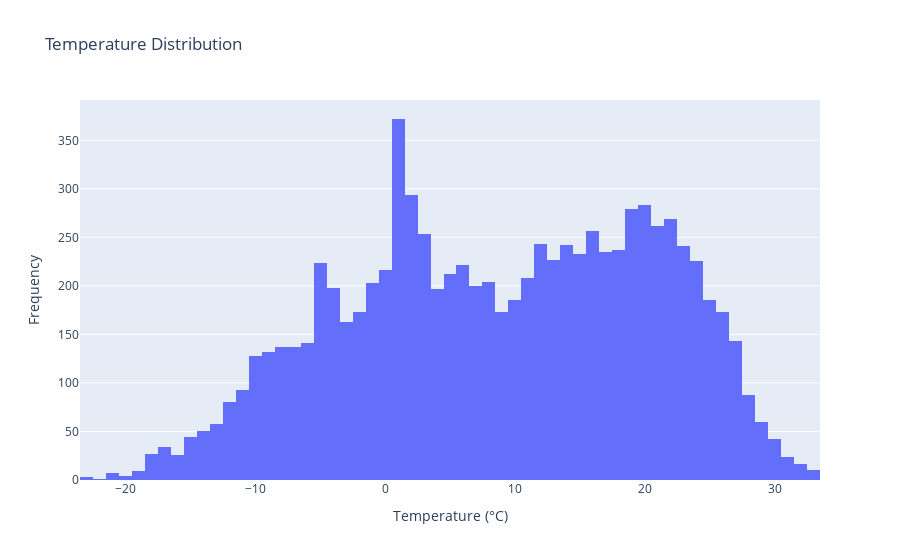

The cell this chart's notebook holds for it:
### Code cell
fig = px.histogram(df, x='Temp_C', nbins=100, title='Temperature Distribution')
fig.update_layout(xaxis_title='Temperature (°C)', yaxis_title='Frequency')
fig.show()

### Figure 1 — Plotly figure (JSON) as saved in the notebook; plotly's stock layout.template omitted (floating-point values rounded to 4 significant figures; data arrays with more than 128 entries replaced by an {"elided": "..."} marker saying what was removed)
{"data": [{"alignmentgroup": "True", "bingroup": "x", "hovertemplate": "Temp_C=%{x}<br>count=%{y}<extra></extra>", "legendgroup": "", "marker": {"color": "#636efa", "pattern": {"shape": ""}}, "name": "", "nbinsx": 100, "offsetgroup": "", "orientation": "v", "showlegend": false, "type": "histogram", "x": {"elided": "8784 float values"}, "xaxis": "x", "yaxis": "y"}], "layout": {"autosize": true, "barmode": "relative", "legend": {"tracegroupgap": 0}, "title": {"text": "Temperature Distribution"}, "xaxis": {"anchor": "y", "autorange": true, "domain": [0, 1], "range": [-23.5, 33.5], "title": {"text": "Temperature (°C)"}, "type": "linear"}, "yaxis": {"anchor": "x", "autorange": true, "domain": [0, 1], "range": [0, 391.6], "title": {"text": "Frequency"}}}}
